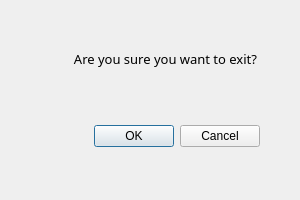
<?xml version="1.0" encoding="UTF-8"?>
<ui version="4.0">
 <class>ExitDialog</class>
 <widget class="QDialog" name="ExitDialog">
  <property name="geometry">
   <rect>
    <x>0</x>
    <y>0</y>
    <width>300</width>
    <height>200</height>
   </rect>
  </property>
  <property name="windowTitle">
   <string>Dialog</string>
  </property>
  <widget class="QDialogButtonBox" name="buttonBox">
   <property name="geometry">
    <rect>
     <x>60</x>
     <y>120</y>
     <width>200</width>
     <height>32</height>
    </rect>
   </property>
   <property name="orientation">
    <enum>Qt::Horizontal</enum>
   </property>
   <property name="standardButtons">
    <set>QDialogButtonBox::Cancel|QDialogButtonBox::Ok</set>
   </property>
  </widget>
  <widget class="QLabel" name="label">
   <property name="geometry">
    <rect>
     <x>-80</x>
     <y>50</y>
     <width>491</width>
     <height>81</height>
    </rect>
   </property>
   <property name="font">
    <font>
     <family>Adobe Caslon Pro</family>
     <pointsize>10</pointsize>
    </font>
   </property>
   <property name="text">
    <string>Are you sure you want to exit?</string>
   </property>
   <property name="alignment">
    <set>Qt::AlignHCenter|Qt::AlignTop</set>
   </property>
  </widget>
 </widget>
 <resources/>
 <connections>
  <connection>
   <sender>buttonBox</sender>
   <signal>accepted()</signal>
   <receiver>ExitDialog</receiver>
   <slot>accept()</slot>
   <hints>
    <hint type="sourcelabel">
     <x>248</x>
     <y>254</y>
    </hint>
    <hint type="destinationlabel">
     <x>157</x>
     <y>274</y>
    </hint>
   </hints>
  </connection>
  <connection>
   <sender>buttonBox</sender>
   <signal>rejected()</signal>
   <receiver>ExitDialog</receiver>
   <slot>reject()</slot>
   <hints>
    <hint type="sourcelabel">
     <x>316</x>
     <y>260</y>
    </hint>
    <hint type="destinationlabel">
     <x>286</x>
     <y>274</y>
    </hint>
   </hints>
  </connection>
 </connections>
</ui>
